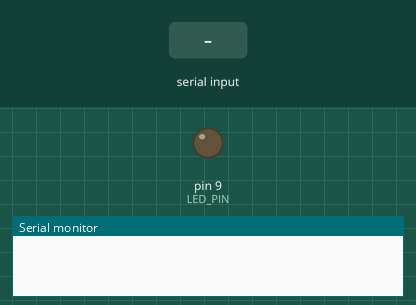
The sketch below on a simulated Arduino Uno, built with avr-gcc and run on an emulated ATmega328P. Parts: output pins drawn as LEDs (lit = HIGH), the last lines printed to the serial monitor. The test bench sets the inputs (shaded band).

Above: at 1.2 s.
1.3 s: "ON\n" received over Serial
At 2.5 s:
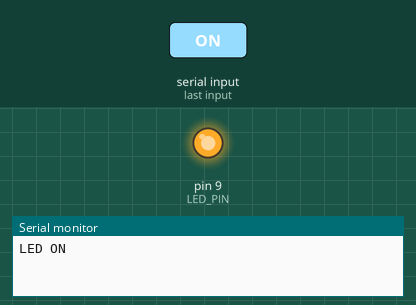
2.8 s: "OFF\n" received over Serial
At 3.8 s:
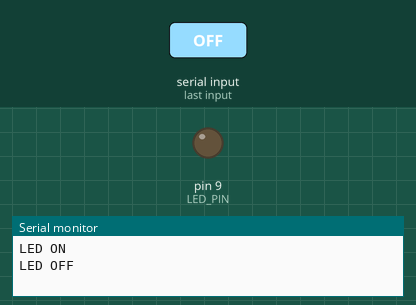
Timing chart, 0 to 5.8 s (numbered marks = the images above; inputs shaded):
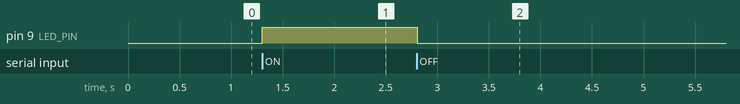

The sketch:

SerialLEDControl.ino
```cpp
#define LED_PIN 9  // LED가 연결된 아두이노 디지털 핀 번호를 9번으로 정의

void setup() {
  pinMode(LED_PIN, OUTPUT);   // LED 핀을 출력 모드로 설정하여 LED를 켜고 끌 수 있게 함
  Serial.begin(9600);         // 시리얼 통신을 9600 보드레이트로 시작 (PC와 아두이노 간 통신 설정)
}

void loop() {
  // 시리얼 버퍼에 데이터가 들어와 있는지 확인
  if (Serial.available()) {
    // 시리얼 입력에서 한 줄(개행문자 '\n'까지) 읽어 문자열로 저장
    String command = Serial.readStringUntil('\n');

    // 입력받은 문자열 앞뒤 공백과 개행문자 제거
    command.trim();

    // 입력된 명령어가 "ON"인지 비교
    if (command == "ON") {
      digitalWrite(LED_PIN, HIGH);   // LED 핀에 HIGH 신호를 줘서 LED 켬
      Serial.println("LED ON");      // LED가 켜졌다는 메시지를 시리얼 모니터에 출력
    }
    // 입력된 명령어가 "OFF"인지 비교
    else if (command == "OFF") {
      digitalWrite(LED_PIN, LOW);    // LED 핀에 LOW 신호를 줘서 LED 끔
      Serial.println("LED OFF");     // LED가 꺼졌다는 메시지를 시리얼 모니터에 출력
    }
    // "ON"이나 "OFF"가 아닌 다른 명령어는 무시됨 (필요시 처리 추가 가능)
  }
  // 시리얼 데이터가 없으면 loop를 계속 돌며 대기함
}
```

Measured:
- after the input at 1.3 s, pin 9 (LED_PIN): LOW → HIGH at once
- after the input at 2.8 s, pin 9 (LED_PIN): HIGH → LOW at once
